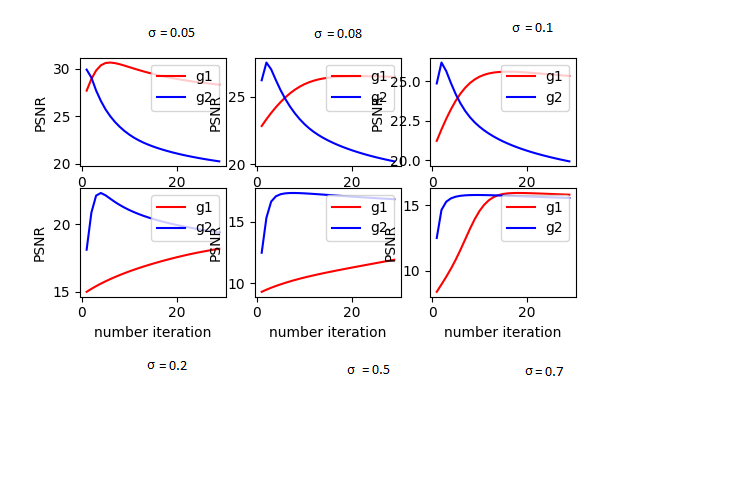
#> input picture NonLinearFiltering/Analysis.png, 740 x 480 px
$ python -i anysotropic.py   (imports and definitions only)   (older library calls are emulated)
#> lines starting #> are read from the running program, lines starting #| are printed output that depends on the picture
#> further down, picture is the input picture: shape (480, 740, 3); mean B, G, R 247.8, 246.1, 247.5
import numpy as np
import cv2
import skimage as sk
from scipy import stats
from skimage.restoration import estimate_sigma
from NonLinearFiltering.Morphological import morphological_open, morphological_close


def anisodiff(img, kappa=0.2, option=1, neightborhood='minimal'):
    """
    Realizza il filtraggio anisotropico di un immagine
    :param img : immagine di cui si vuole eseguire il filtraggio anisotropico
    :param kappa: soglia del gradiente
    :param option: scelta della funzione di conducibilità
    * Se option = 1 viene scelta come funzione di couducibilità quella esponenziale
    * Se option = 2 viene scelta come funzione di couducibilità quella quadratica
    :param neightborhood:
     * Se neightborhood = 'minimal' l'algoritmo tiene conto solo delle variazioni dell'immagine lungo le direzioni {N,S,E,W}
     * Se neightborhood = 'maximal' l'algoritmo tiene conto delle variazioni dell'immagine lungo le direzioni {N,S,E,W,NE,NW,SE,SW}
    :return: immagine filtrata
    """
#> called with kappa = 0.2, option = 1, neightborhood = 'minimal'
    imgout = sk.img_as_float(img.copy())

    if neightborhood == 'minimal':

        gamma = 1 / 4  # rate di diffusione, questo parametro dipende dalle direzioni considerate

        # matrici che che conterranno i valori restituiti dalla funzione di conducibilità scelta
        gS = np.zeros_like(imgout)
        gN = gS.copy()
        gE = gS.copy()
        gW = gS.copy()

        # matrici che che conterranno le variazioni nell 4 direzioni {N,S,E,W}
        deltaS = np.zeros_like(imgout)
        deltaE = deltaS.copy()
        deltaN = deltaS.copy()
        deltaW = deltaS.copy()

        # calcolo le differenze lungo le 4 direzione
        deltaS[:-1, :] = np.diff(imgout, axis=0)
        deltaE[:, :-1] = np.diff(imgout, axis=1)
        deltaN[1:, :] = -deltaS[:-1, :]
        deltaW[:, 1:] = -deltaE[:, :-1]

        """
         Funzioni di conducibilità
         definiamo delta = grad(I(x,y,t) dove I è l'immagine all'istante t di iterazione e consideriamo una generica
         variazione lungo un qualsiasi direzione all'interno della matrice delta, dx = delta(x,y)
         * dx<k => smoothing (dx è considerato come rumore)
         * dx>k => conservazione degll' edge
        """

        # scelta della funzione di conducibilità
        if option == 1:
            # equazione esponenziale
            gS = np.exp(-(np.abs(deltaS) / np.abs(kappa)) ** 2)
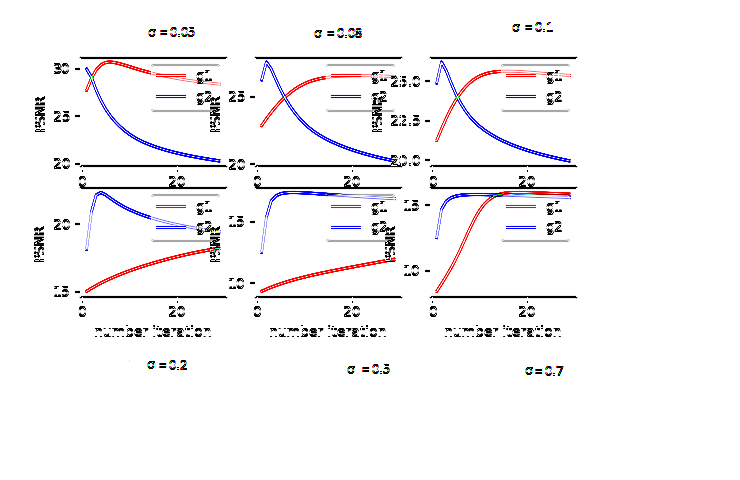
#> gS: shape (480, 740, 3) float64; mean B, G, R 0.963, 0.956, 0.963
            gE = np.exp(-(np.abs(deltaE) / np.abs(kappa)) ** 2)
            gN = np.exp(-(np.abs(deltaN) / np.abs(kappa)) ** 2)
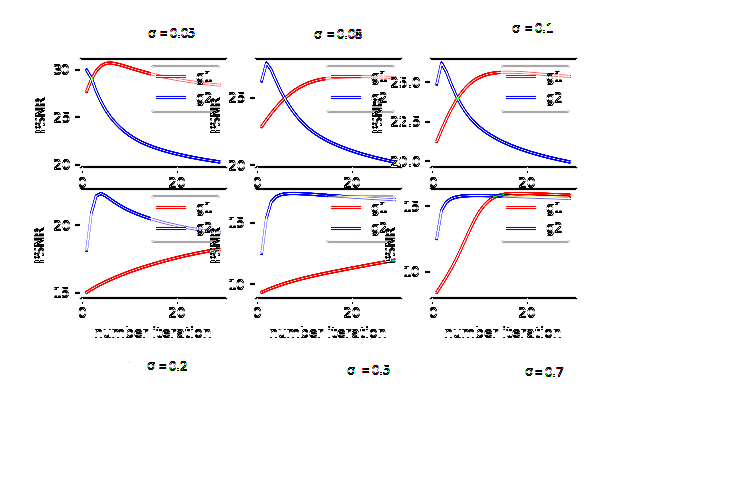
#> gN: shape (480, 740, 3) float64; mean B, G, R 0.963, 0.956, 0.963
            gW = np.exp(-(np.abs(deltaW) / np.abs(kappa)) ** 2)
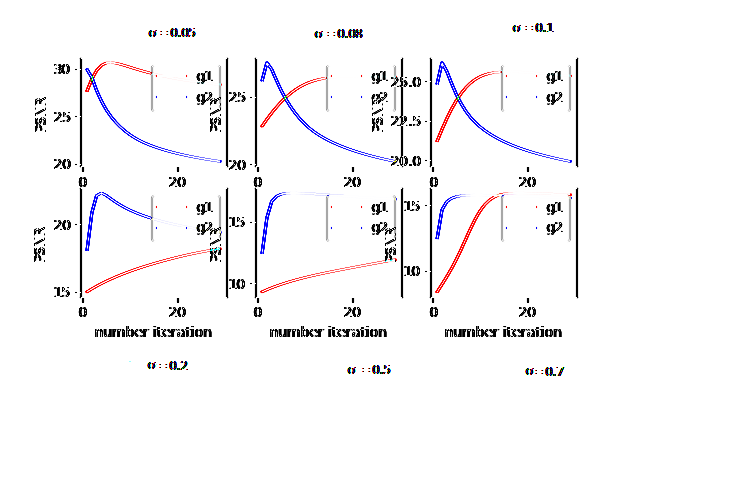
#> gW: shape (480, 740, 3) float64; mean B, G, R 0.968, 0.963, 0.966


        elif option == 2:
            # equazione quadratica
            gS = 1 / (1 + (np.abs(deltaS) / kappa) ** 2)
            gE = 1 / (1 + (np.abs(deltaE) / kappa) ** 2)
            gN = 1 / (1 + (np.abs(deltaS) / kappa) ** 2)
            gW = 1 / (1 + (np.abs(deltaW) / kappa) ** 2)

        # calcolo dei pesi
        N = gN * deltaN
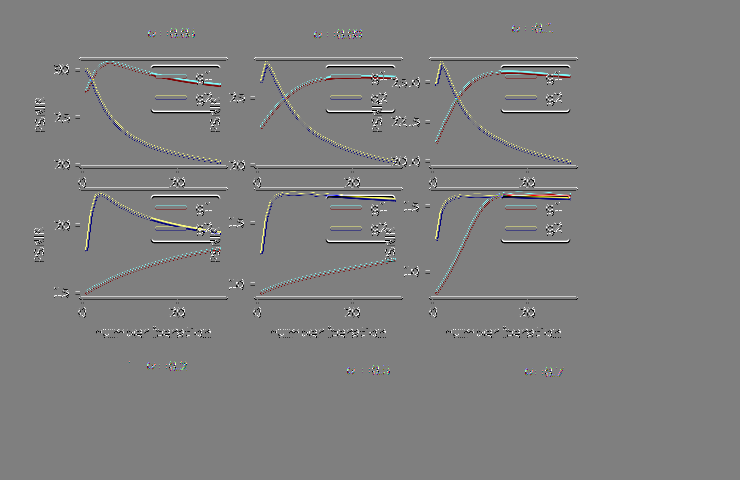
#> N: shape (480, 740, 3) float64; mean B, G, R -1.62e-05, -2.49e-05, -1.82e-06; drawn with min black and max white
        S = gS * deltaS
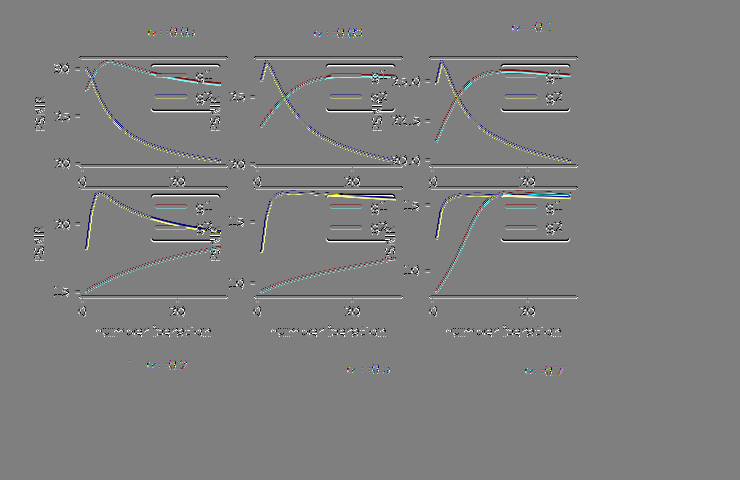
#> S: shape (480, 740, 3) float64; mean B, G, R 1.62e-05, 2.49e-05, 1.82e-06; drawn with min black and max white
        W = gW * deltaW
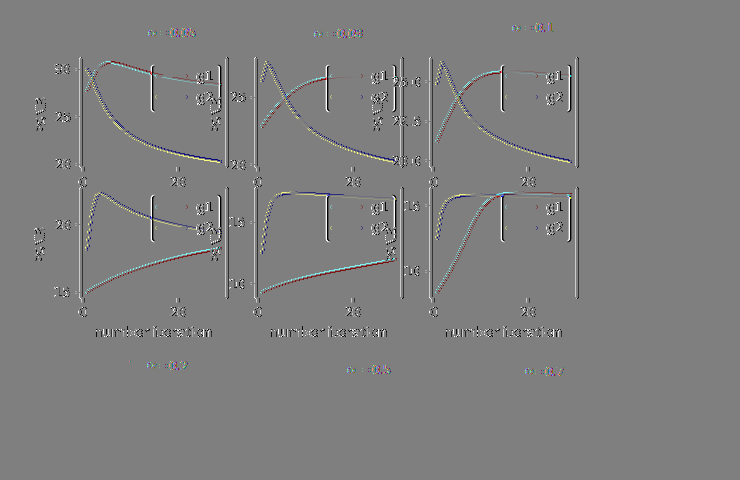
#> W: shape (480, 740, 3) float64; mean B, G, R -4.91e-05, -6.41e-05, -6.03e-05; drawn with min black and max white
        E = gE * deltaE
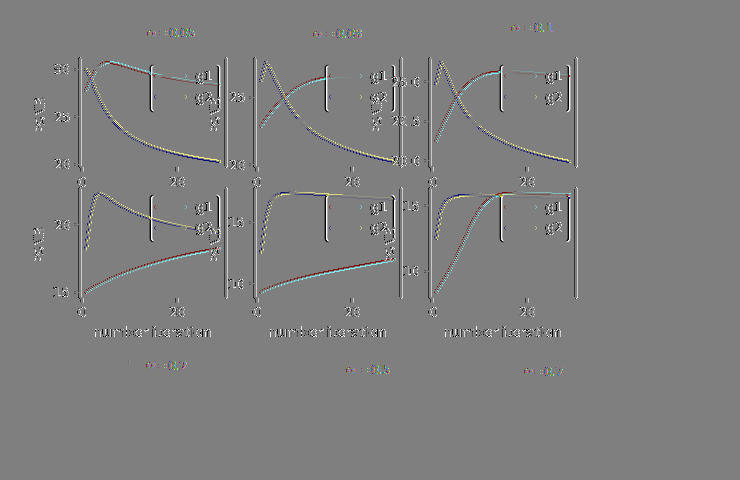
#> E: shape (480, 740, 3) float64; mean B, G, R 4.91e-05, 6.41e-05, 6.03e-05; drawn with min black and max white

        # aggiornamento dell'immagine
        imgout += gamma * (N + S + E + W)

        return imgout

    elif neightborhood == 'maximal':

        gamma = 1 / 8

        deltaS = np.zeros_like(imgout)
        deltaE = deltaS.copy()
        deltaN = deltaS.copy()
        deltaW = deltaS.copy()

        gS = np.zeros_like(imgout)
        gN = gS.copy()
        gE = gS.copy()
        gW = gS.copy()
        gNE = gS.copy()
        gNW = gS.copy()
        gSE = gS.copy()
        gSW = gS.copy()

        # kernel diagonali
        win_NE = np.array([[0, 0, 1], [0, -1, 0], [0, 0, 0]])
        win_NW = np.array([[1, 0, 0], [0, -1, 0], [0, 0, 0]])
        win_SE = np.array([[0, 0, 0], [0, -1, 0], [0, 0, 1]])
        win_SW = np.array([[0, 0, 0], [0, -1, 0], [1, 0, 0]])

        # calcolo delle differenze lungo le 8 direzioni {N,S,E,W,NE,NW,SE,SW}
        deltaS[:-1, :] = np.diff(imgout, axis=0)
        deltaE[:, :-1] = np.diff(imgout, axis=1)
        deltaN[1:, :] = -deltaS[:-1, :]
        deltaW[:, 1:] = -deltaE[:, :-1]
        deltaNE = cv2.filter2D(imgout, -1, win_NE)
        deltaNW = cv2.filter2D(imgout, -1, win_NW)
        deltaSE = cv2.filter2D(imgout, -1, win_SE)
        deltaSW = cv2.filter2D(imgout, -1, win_SW)

        if option == 1:

            gS = np.exp(-(np.abs(deltaS) * np.sqrt(5) / np.abs(kappa)) ** 2)
            gE = np.exp(-(np.abs(deltaE) * np.sqrt(5) / np.abs(kappa)) ** 2)
            gN = np.exp(-(np.abs(deltaN) * np.sqrt(5) / np.abs(kappa)) ** 2)
            gW = np.exp(-(np.abs(deltaW) * np.sqrt(5) / np.abs(kappa)) ** 2)
            gNE = np.exp(-(np.abs(deltaNE) * np.sqrt(5) / np.abs(kappa)) ** 2)
            gNW = np.exp(-(np.abs(deltaNW) * np.sqrt(5) / np.abs(kappa)) ** 2)
            gSE = np.exp(-(np.abs(deltaSE) * np.sqrt(5) / np.abs(kappa)) ** 2)
            gSW = np.exp(-(np.abs(deltaSW) * np.sqrt(5) / np.abs(kappa)) ** 2)


        elif option == 2:

            gS = 1 / (1 + (np.abs(deltaS) / kappa) ** 2)
            gE = 1 / (1 + (np.abs(deltaE) / kappa) ** 2)
            gN = 1 / (1 + (np.abs(deltaS) / kappa) ** 2)
            gW = 1 / (1 + (np.abs(deltaW) / kappa) ** 2)
            gNE = 1 / (1 + (np.abs(deltaNE) / kappa) ** 2)
            gNW = 1 / (1 + (np.abs(deltaNW) / kappa) ** 2)
            gSE = 1 / (1 + (np.abs(deltaSE) / kappa) ** 2)
            gSW = 1 / (1 + (np.abs(deltaSW) / kappa) ** 2)

        N = gN * deltaN
        S = gS * deltaS
        W = gW * deltaW
        E = gE * deltaE
        NE = gNE * deltaNE
        NW = gNW * deltaNW
        SE = gSE * deltaSE
        SW = gSW * deltaSW

        imgout += gamma * (N + S + E + W + NE + NW + SE + SW)
    return imgout


# [77 lines left out: functions aniso, anisoRGB, automatic_parameters_RGB, get_gradient_threshold, get_gradient_thresh_morpho, get_gradient_thresh_MAD, not called in this run]


def estimate_noise(image, multichannel=False, average_sigma=False):
    return estimate_sigma(image, multichannel, average_sigma)


# [212 lines left out: functions gradient_magnitude, gradient_xy, find_edges_coordinates, find_interpixel_location, automatic_parameters, not called in this run]

>>> import cv2
>>> picture = cv2.imread('Analysis.png')
>>> result = anisodiff(picture)
